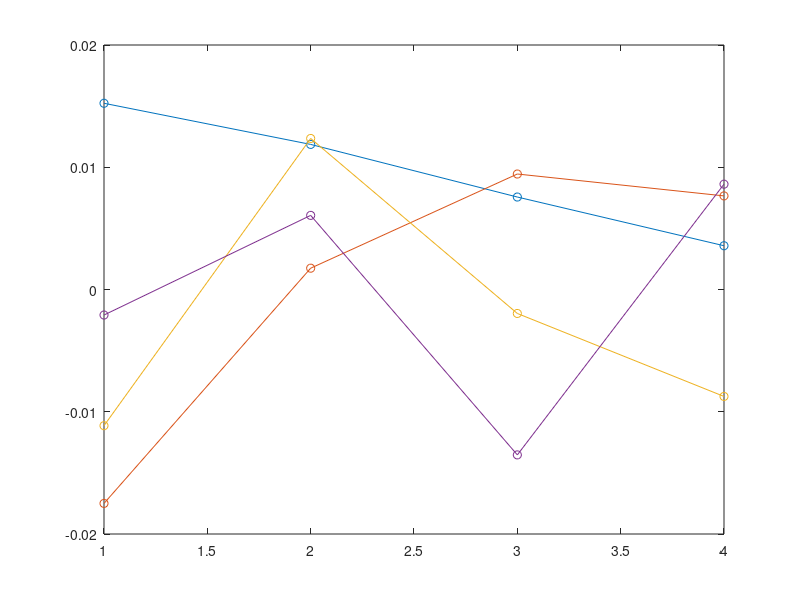

The MATLAB source for this figure:
% Modal Analysis
% Homework 1
% 12.September.2018
% Andrew S. Johnson

% Housekeeping
clear
clc
clf

% Calculated Element Dimensions and Properties
m1 = 1500;      % Kilograms
k1 = 400000 * 2;  % N/M

m2 = 3000;      % Kilograms
k2 = 800000 * 2;  % N/M

m3 = 3000;      % Kilograms
k3 = 1200000 * 2;  % N/M

m4 = 4500;      % Kilograms
k4 = 1600000 * 2;  % N/M

% Mass Matrix
M = [m1 0 0 0;
     0 m2 0 0;
     0 0 m3 0;
     0 0 0 m4];

 % Stiffness Matrix
 K = [k1 -k1 0 0;
      -k1 k1+k2 -k2 0;
      0 -k2 k2+k3 -k3;
      0 0 -k3 k3+k4];
  
 % Damping Matrix
 for i=1:4
     for k=1:4
         C(k,i) = 0.01*M(k,i)+0.0005*K(k,i);
     end
 end
 
 % Eigenland
 [V,D] = eig(K,M);
  
 % Natural Frequencies
 for i=1:4
     F(i) = sqrt(D(i,i))/(2*pi);
 end
 disp('Natural Frequencies (Hz):');
 disp(F);
  
 % Mode Shapes
 for i=1:4
     for k=1:4
         S(k,i) = V(k,i)/min(abs(V(:,i)));
     end
 end
 disp('Mode Shapes:');
 disp(S);
  
 % Plot
 X = linspace(1, 4, 4);
 for i=1:4
   plot(X, V(:,i), 'o-');
   hold on
 end